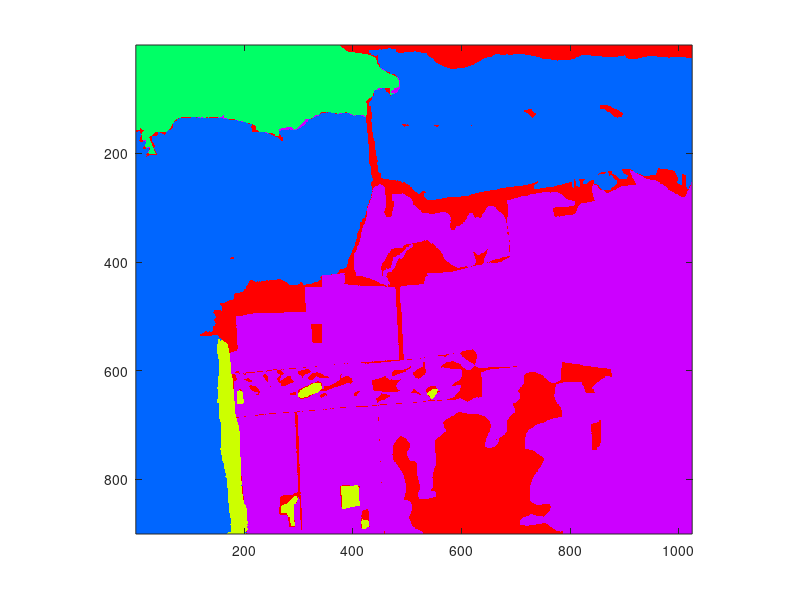

The MATLAB script that drew this image: (Note: this script raises an error after producing the figure.)
clear all, close all, clc

gt = load("SanFrancisco_gt.mat").gt;


map = colormap(hsv(max(double(gt(:)))));
map = [0 0 0; map];
imagesc(gt), axis image, impixelinfo, colorbar, colormap(map), axis off

colorbar( 'YTick',linspace(0.5,4.5,6),'YTickLabel', {'Unassigned', 'Bare Soil', 'Mountain', 'Water', 'Urban', 'Vegetation'},'FontSize',25)
